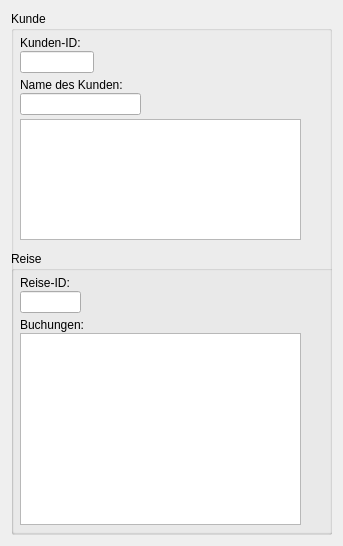
<?xml version="1.0" encoding="UTF-8"?>
<ui version="4.0">
 <class>CustomerDetailsDialog</class>
 <widget class="QDialog" name="CustomerDetailsDialog">
  <property name="geometry">
   <rect>
    <x>0</x>
    <y>0</y>
    <width>343</width>
    <height>546</height>
   </rect>
  </property>
  <property name="windowTitle">
   <string>Dialog</string>
  </property>
  <layout class="QVBoxLayout" name="verticalLayout">
   <item>
    <widget class="QGroupBox" name="travelGroupBox">
     <property name="title">
      <string>Kunde</string>
     </property>
     <widget class="QLabel" name="label">
      <property name="geometry">
       <rect>
        <x>9</x>
        <y>24</y>
        <width>71</width>
        <height>16</height>
       </rect>
      </property>
      <property name="text">
       <string>Kunden-ID:</string>
      </property>
     </widget>
     <widget class="QLabel" name="label_2">
      <property name="geometry">
       <rect>
        <x>9</x>
        <y>66</y>
        <width>121</width>
        <height>16</height>
       </rect>
      </property>
      <property name="text">
       <string>Name des Kunden:</string>
      </property>
     </widget>
     <widget class="QLineEdit" name="customerId">
      <property name="geometry">
       <rect>
        <x>9</x>
        <y>40</y>
        <width>74</width>
        <height>22</height>
       </rect>
      </property>
     </widget>
     <widget class="QLineEdit" name="customerName">
      <property name="geometry">
       <rect>
        <x>9</x>
        <y>82</y>
        <width>121</width>
        <height>22</height>
       </rect>
      </property>
     </widget>
     <widget class="QTableWidget" name="travelTable">
      <property name="geometry">
       <rect>
        <x>9</x>
        <y>108</y>
        <width>281</width>
        <height>121</height>
       </rect>
      </property>
     </widget>
     <widget class="QGroupBox" name="bookingGroupBox">
      <property name="geometry">
       <rect>
        <x>0</x>
        <y>240</y>
        <width>331</width>
        <height>283</height>
       </rect>
      </property>
      <property name="title">
       <string>Reise</string>
      </property>
      <widget class="QLabel" name="label_3">
       <property name="geometry">
        <rect>
         <x>9</x>
         <y>24</y>
         <width>71</width>
         <height>16</height>
        </rect>
       </property>
       <property name="text">
        <string>Reise-ID:</string>
       </property>
      </widget>
      <widget class="QLabel" name="label_4">
       <property name="geometry">
        <rect>
         <x>9</x>
         <y>66</y>
         <width>75</width>
         <height>16</height>
        </rect>
       </property>
       <property name="text">
        <string>Buchungen:</string>
       </property>
      </widget>
      <widget class="QLineEdit" name="bookingId">
       <property name="geometry">
        <rect>
         <x>9</x>
         <y>40</y>
         <width>61</width>
         <height>22</height>
        </rect>
       </property>
      </widget>
      <widget class="QTableWidget" name="bookingTable">
       <property name="geometry">
        <rect>
         <x>9</x>
         <y>82</y>
         <width>281</width>
         <height>192</height>
        </rect>
       </property>
      </widget>
     </widget>
    </widget>
   </item>
  </layout>
 </widget>
 <resources/>
 <connections/>
</ui>
